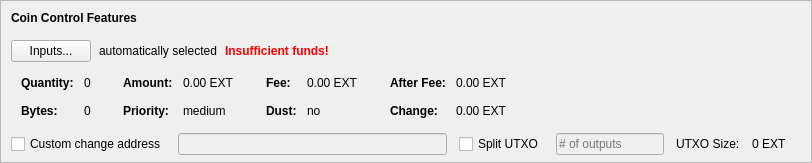
    <widget class="QFrame" name="frameCoinControl">
     <property name="sizePolicy">
      <sizepolicy hsizetype="Expanding" vsizetype="Expanding">
       <horstretch>0</horstretch>
       <verstretch>0</verstretch>
      </sizepolicy>
     </property>
     <property name="maximumSize">
      <size>
       <width>16777215</width>
       <height>16777215</height>
      </size>
     </property>
     <property name="frameShape">
      <enum>QFrame::StyledPanel</enum>
     </property>
     <property name="frameShadow">
      <enum>QFrame::Sunken</enum>
     </property>
     <layout class="QVBoxLayout" name="verticalLayoutCoinControl2">
      <property name="spacing">
       <number>0</number>
      </property>
      <property name="leftMargin">
       <number>0</number>
      </property>
      <property name="topMargin">
       <number>0</number>
      </property>
      <property name="rightMargin">
       <number>0</number>
      </property>
      <property name="bottomMargin">
       <number>6</number>
      </property>
      <item>
       <layout class="QVBoxLayout" name="verticalLayoutCoinControl" stretch="0,0,0,0,1">
        <property name="spacing">
         <number>0</number>
        </property>
        <property name="leftMargin">
         <number>10</number>
        </property>
        <property name="topMargin">
         <number>10</number>
        </property>
        <item>
         <layout class="QHBoxLayout" name="horizontalLayoutCoinControl1">
          <property name="bottomMargin">
           <number>15</number>
          </property>
          <item>
           <widget class="QLabel" name="labelCoinControlFeatures">
            <property name="sizePolicy">
             <sizepolicy hsizetype="Preferred" vsizetype="Maximum">
              <horstretch>0</horstretch>
              <verstretch>0</verstretch>
             </sizepolicy>
            </property>
            <property name="font">
             <font>
              <weight>75</weight>
              <bold>true</bold>
             </font>
            </property>
            <property name="styleSheet">
             <string notr="true">font-weight:bold;</string>
            </property>
            <property name="text">
             <string>Coin Control Features</string>
            </property>
           </widget>
          </item>
         </layout>
        </item>
        <item>
         <layout class="QHBoxLayout" name="horizontalLayoutCoinControl2" stretch="0,0,0,0">
          <property name="spacing">
           <number>8</number>
          </property>
          <property name="bottomMargin">
           <number>10</number>
          </property>
          <item>
           <widget class="QPushButton" name="pushButtonCoinControl">
            <property name="styleSheet">
             <string notr="true"/>
            </property>
            <property name="text">
             <string>Inputs...</string>
            </property>
            <property name="autoDefault">
             <bool>false</bool>
            </property>
           </widget>
          </item>
          <item>
           <widget class="QLabel" name="labelCoinControlAutomaticallySelected">
            <property name="text">
             <string>automatically selected</string>
            </property>
            <property name="margin">
             <number>5</number>
            </property>
           </widget>
          </item>
          <item>
           <widget class="QLabel" name="labelCoinControlInsuffFunds">
            <property name="font">
             <font>
              <weight>75</weight>
              <bold>true</bold>
             </font>
            </property>
            <property name="styleSheet">
             <string notr="true">color:red;font-weight:bold;</string>
            </property>
            <property name="text">
             <string>Insufficient funds!</string>
            </property>
            <property name="margin">
             <number>5</number>
            </property>
           </widget>
          </item>
          <item>
           <spacer name="horizontalSpacerCoinControl">
            <property name="orientation">
             <enum>Qt::Horizontal</enum>
            </property>
            <property name="sizeHint" stdset="0">
             <size>
              <width>40</width>
              <height>1</height>
             </size>
            </property>
           </spacer>
          </item>
         </layout>
        </item>
        <item>
         <widget class="QWidget" name="widgetCoinControl" native="true">
          <property name="sizePolicy">
           <sizepolicy hsizetype="Preferred" vsizetype="Preferred">
            <horstretch>0</horstretch>
            <verstretch>0</verstretch>
           </sizepolicy>
          </property>
          <property name="minimumSize">
           <size>
            <width>0</width>
            <height>0</height>
           </size>
          </property>
          <property name="styleSheet">
           <string notr="true"/>
          </property>
          <layout class="QHBoxLayout" name="horizontalLayoutCoinControl5">
           <property name="leftMargin">
            <number>0</number>
           </property>
           <property name="topMargin">
            <number>0</number>
           </property>
           <property name="rightMargin">
            <number>0</number>
           </property>
           <property name="bottomMargin">
            <number>0</number>
           </property>
           <item>
            <layout class="QHBoxLayout" name="horizontalLayoutCoinControl3" stretch="0,0,0,1">
             <property name="spacing">
              <number>20</number>
             </property>
             <property name="topMargin">
              <number>0</number>
             </property>
             <property name="bottomMargin">
              <number>10</number>
             </property>
             <item>
              <layout class="QFormLayout" name="formLayoutCoinControl1">
               <property name="horizontalSpacing">
                <number>10</number>
               </property>
               <property name="verticalSpacing">
                <number>14</number>
               </property>
               <property name="leftMargin">
                <number>10</number>
               </property>
               <property name="topMargin">
                <number>4</number>
               </property>
               <property name="rightMargin">
                <number>6</number>
               </property>
               <item row="0" column="0">
                <widget class="QLabel" name="labelCoinControlQuantityText">
                 <property name="font">
                  <font>
                   <weight>75</weight>
                   <bold>true</bold>
                  </font>
                 </property>
                 <property name="text">
                  <string>Quantity:</string>
                 </property>
                 <property name="margin">
                  <number>0</number>
                 </property>
                </widget>
               </item>
               <item row="0" column="1">
                <widget class="QLabel" name="labelCoinControlQuantity">
                 <property name="cursor">
                  <cursorShape>IBeamCursor</cursorShape>
                 </property>
                 <property name="contextMenuPolicy">
                  <enum>Qt::ActionsContextMenu</enum>
                 </property>
                 <property name="text">
                  <string notr="true">0</string>
                 </property>
                 <property name="margin">
                  <number>0</number>
                 </property>
                 <property name="textInteractionFlags">
                  <set>Qt::LinksAccessibleByMouse|Qt::TextSelectableByKeyboard|Qt::TextSelectableByMouse</set>
                 </property>
                </widget>
               </item>
               <item row="1" column="0">
                <widget class="QLabel" name="labelCoinControlBytesText">
                 <property name="font">
                  <font>
                   <weight>75</weight>
                   <bold>true</bold>
                  </font>
                 </property>
                 <property name="text">
                  <string>Bytes:</string>
                 </property>
                </widget>
               </item>
               <item row="1" column="1">
                <widget class="QLabel" name="labelCoinControlBytes">
                 <property name="cursor">
                  <cursorShape>IBeamCursor</cursorShape>
                 </property>
                 <property name="contextMenuPolicy">
                  <enum>Qt::ActionsContextMenu</enum>
                 </property>
                 <property name="text">
                  <string notr="true">0</string>
                 </property>
                 <property name="textInteractionFlags">
                  <set>Qt::LinksAccessibleByMouse|Qt::TextSelectableByKeyboard|Qt::TextSelectableByMouse</set>
                 </property>
                </widget>
               </item>
              </layout>
             </item>
             <item>
              <layout class="QFormLayout" name="formLayoutCoinControl2">
               <property name="horizontalSpacing">
                <number>10</number>
               </property>
               <property name="verticalSpacing">
                <number>14</number>
               </property>
               <property name="leftMargin">
                <number>6</number>
               </property>
               <property name="topMargin">
                <number>4</number>
               </property>
               <property name="rightMargin">
                <number>6</number>
               </property>
               <item row="0" column="0">
                <widget class="QLabel" name="labelCoinControlAmountText">
                 <property name="font">
                  <font>
                   <weight>75</weight>
                   <bold>true</bold>
                  </font>
                 </property>
                 <property name="text">
                  <string>Amount:</string>
                 </property>
                 <property name="margin">
                  <number>0</number>
                 </property>
                </widget>
               </item>
               <item row="0" column="1">
                <widget class="QLabel" name="labelCoinControlAmount">
                 <property name="cursor">
                  <cursorShape>IBeamCursor</cursorShape>
                 </property>
                 <property name="contextMenuPolicy">
                  <enum>Qt::ActionsContextMenu</enum>
                 </property>
                 <property name="text">
                  <string notr="true">0.00 EXT</string>
                 </property>
                 <property name="textInteractionFlags">
                  <set>Qt::LinksAccessibleByMouse|Qt::TextSelectableByKeyboard|Qt::TextSelectableByMouse</set>
                 </property>
                </widget>
               </item>
               <item row="1" column="0">
                <widget class="QLabel" name="labelCoinControlPriorityText">
                 <property name="font">
                  <font>
                   <weight>75</weight>
                   <bold>true</bold>
                  </font>
                 </property>
                 <property name="text">
                  <string>Priority:</string>
                 </property>
                </widget>
               </item>
               <item row="1" column="1">
                <widget class="QLabel" name="labelCoinControlPriority">
                 <property name="cursor">
                  <cursorShape>IBeamCursor</cursorShape>
                 </property>
                 <property name="contextMenuPolicy">
                  <enum>Qt::ActionsContextMenu</enum>
                 </property>
                 <property name="text">
                  <string>medium</string>
                 </property>
                 <property name="textInteractionFlags">
                  <set>Qt::LinksAccessibleByMouse|Qt::TextSelectableByKeyboard|Qt::TextSelectableByMouse</set>
                 </property>
                </widget>
               </item>
              </layout>
             </item>
             <item>
              <layout class="QFormLayout" name="formLayoutCoinControl3">
               <property name="horizontalSpacing">
                <number>10</number>
               </property>
               <property name="verticalSpacing">
                <number>14</number>
               </property>
               <property name="leftMargin">
                <number>6</number>
               </property>
               <property name="topMargin">
                <number>4</number>
               </property>
               <property name="rightMargin">
                <number>6</number>
               </property>
               <item row="0" column="0">
                <widget class="QLabel" name="labelCoinControlFeeText">
                 <property name="font">
                  <font>
                   <weight>75</weight>
                   <bold>true</bold>
                  </font>
                 </property>
                 <property name="text">
                  <string>Fee:</string>
                 </property>
                 <property name="margin">
                  <number>0</number>
                 </property>
                </widget>
               </item>
               <item row="0" column="1">
                <widget class="QLabel" name="labelCoinControlFee">
                 <property name="cursor">
                  <cursorShape>IBeamCursor</cursorShape>
                 </property>
                 <property name="contextMenuPolicy">
                  <enum>Qt::ActionsContextMenu</enum>
                 </property>
                 <property name="text">
                  <string notr="true">0.00 EXT</string>
                 </property>
                 <property name="textInteractionFlags">
                  <set>Qt::LinksAccessibleByMouse|Qt::TextSelectableByKeyboard|Qt::TextSelectableByMouse</set>
                 </property>
                </widget>
               </item>
               <item row="1" column="0">
                <widget class="QLabel" name="labelCoinControlLowOutputText">
                 <property name="font">
                  <font>
                   <weight>75</weight>
                   <bold>true</bold>
                  </font>
                 </property>
                 <property name="text">
                  <string>Dust:</string>
                 </property>
                </widget>
               </item>
               <item row="1" column="1">
                <widget class="QLabel" name="labelCoinControlLowOutput">
                 <property name="cursor">
                  <cursorShape>IBeamCursor</cursorShape>
                 </property>
                 <property name="contextMenuPolicy">
                  <enum>Qt::ActionsContextMenu</enum>
                 </property>
                 <property name="text">
                  <string>no</string>
                 </property>
                 <property name="textInteractionFlags">
                  <set>Qt::LinksAccessibleByMouse|Qt::TextSelectableByKeyboard|Qt::TextSelectableByMouse</set>
                 </property>
                </widget>
               </item>
              </layout>
             </item>
             <item>
              <layout class="QFormLayout" name="formLayoutCoinControl4">
               <property name="horizontalSpacing">
                <number>10</number>
               </property>
               <property name="verticalSpacing">
                <number>14</number>
               </property>
               <property name="leftMargin">
                <number>6</number>
               </property>
               <property name="topMargin">
                <number>4</number>
               </property>
               <property name="rightMargin">
                <number>6</number>
               </property>
               <item row="0" column="0">
                <widget class="QLabel" name="labelCoinControlAfterFeeText">
                 <property name="font">
                  <font>
                   <weight>75</weight>
                   <bold>true</bold>
                  </font>
                 </property>
                 <property name="text">
                  <string>After Fee:</string>
                 </property>
                 <property name="margin">
                  <number>0</number>
                 </property>
                </widget>
               </item>
               <item row="0" column="1">
                <widget class="QLabel" name="labelCoinControlAfterFee">
                 <property name="cursor">
                  <cursorShape>IBeamCursor</cursorShape>
                 </property>
                 <property name="contextMenuPolicy">
                  <enum>Qt::ActionsContextMenu</enum>
                 </property>
                 <property name="text">
                  <string notr="true">0.00 EXT</string>
                 </property>
                 <property name="textInteractionFlags">
                  <set>Qt::LinksAccessibleByMouse|Qt::TextSelectableByKeyboard|Qt::TextSelectableByMouse</set>
                 </property>
                </widget>
               </item>
               <item row="1" column="0">
                <widget class="QLabel" name="labelCoinControlChangeText">
                 <property name="font">
                  <font>
                   <weight>75</weight>
                   <bold>true</bold>
                  </font>
                 </property>
                 <property name="text">
                  <string>Change:</string>
                 </property>
                </widget>
               </item>
               <item row="1" column="1">
                <widget class="QLabel" name="labelCoinControlChange">
                 <property name="cursor">
                  <cursorShape>IBeamCursor</cursorShape>
                 </property>
                 <property name="contextMenuPolicy">
                  <enum>Qt::ActionsContextMenu</enum>
                 </property>
                 <property name="text">
                  <string notr="true">0.00 EXT</string>
                 </property>
                 <property name="textInteractionFlags">
                  <set>Qt::LinksAccessibleByMouse|Qt::TextSelectableByKeyboard|Qt::TextSelectableByMouse</set>
                 </property>
                </widget>
               </item>
              </layout>
             </item>
            </layout>
           </item>
          </layout>
         </widget>
        </item>
        <item>
         <layout class="QHBoxLayout" name="horizontalLayoutCoinControl4" stretch="0,0,0,0,0,0,0">
          <property name="spacing">
           <number>12</number>
          </property>
          <property name="sizeConstraint">
           <enum>QLayout::SetDefaultConstraint</enum>
          </property>
          <property name="topMargin">
           <number>5</number>
          </property>
          <property name="rightMargin">
           <number>5</number>
          </property>
          <item>
           <widget class="QCheckBox" name="checkBoxCoinControlChange">
            <property name="toolTip">
             <string>If this is activated, but the change address is empty or invalid, change will be sent to a newly generated address.</string>
            </property>
            <property name="text">
             <string>Custom change address</string>
            </property>
           </widget>
          </item>
          <item>
           <widget class="QValidatedLineEdit" name="lineEditCoinControlChange">
            <property name="enabled">
             <bool>false</bool>
            </property>
            <property name="sizePolicy">
             <sizepolicy hsizetype="Expanding" vsizetype="Fixed">
              <horstretch>0</horstretch>
              <verstretch>0</verstretch>
             </sizepolicy>
            </property>
           </widget>
          </item>
          <item>
           <widget class="QCheckBox" name="splitBlockCheckBox">
            <property name="text">
             <string>Split UTXO</string>
            </property>
           </widget>
          </item>
          <item>
           <widget class="QLineEdit" name="splitBlockLineEdit">
            <property name="enabled">
             <bool>false</bool>
            </property>
            <property name="sizePolicy">
             <sizepolicy hsizetype="Fixed" vsizetype="Fixed">
              <horstretch>50</horstretch>
              <verstretch>0</verstretch>
             </sizepolicy>
            </property>
            <property name="placeholderText">
             <string># of outputs</string>
            </property>
           </widget>
          </item>
          <item>
           <widget class="QLabel" name="labelBlockSizeText">
            <property name="text">
             <string>UTXO Size:</string>
            </property>
           </widget>
          </item>
          <item>
           <widget class="QLabel" name="labelBlockSize">
            <property name="text">
             <string>0 EXT</string>
            </property>
           </widget>
          </item>
          <item>
           <widget class="QLabel" name="labelCoinControlChangeLabel">
            <property name="sizePolicy">
             <sizepolicy hsizetype="Preferred" vsizetype="Expanding">
              <horstretch>0</horstretch>
              <verstretch>0</verstretch>
             </sizepolicy>
            </property>
            <property name="minimumSize">
             <size>
              <width>0</width>
              <height>0</height>
             </size>
            </property>
            <property name="text">
             <string/>
            </property>
            <property name="margin">
             <number>3</number>
            </property>
           </widget>
          </item>
         </layout>
        </item>
        <item>
         <spacer name="verticalSpacerCoinControl">
          <property name="orientation">
           <enum>Qt::Vertical</enum>
          </property>
          <property name="sizeHint" stdset="0">
           <size>
            <width>800</width>
            <height>1</height>
           </size>
          </property>
         </spacer>
        </item>
       </layout>
      </item>
     </layout>
    </widget>
